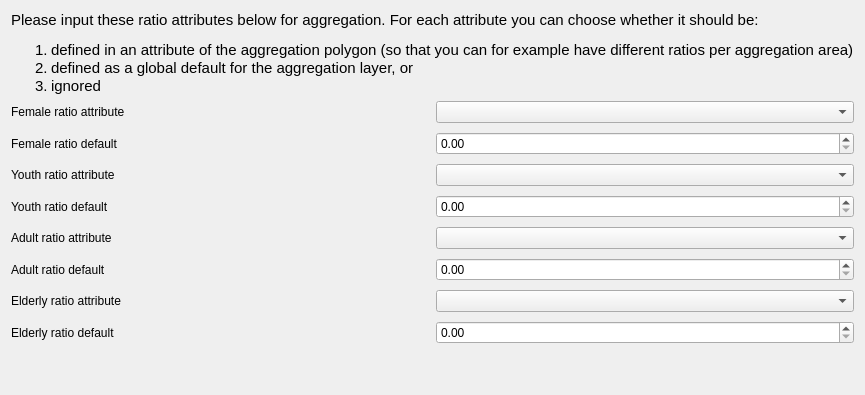
<?xml version="1.0" encoding="UTF-8"?>
<ui version="4.0">
 <class>pgKwAggregations</class>
 <widget class="QWidget" name="pgKwAggregations">
  <property name="geometry">
   <rect>
    <x>0</x>
    <y>0</y>
    <width>400</width>
    <height>300</height>
   </rect>
  </property>
  <property name="enabled">
   <bool>true</bool>
  </property>
  <property name="sizePolicy">
   <sizepolicy hsizetype="MinimumExpanding" vsizetype="MinimumExpanding">
    <horstretch>0</horstretch>
    <verstretch>0</verstretch>
   </sizepolicy>
  </property>
  <layout class="QVBoxLayout" name="verticalLayout_8">
   <item>
    <widget class="QLabel" name="lblAggregation">
     <property name="font">
      <font>
       <family>Ubuntu</family>
       <pointsize>11</pointsize>
       <weight>50</weight>
       <italic>false</italic>
       <bold>false</bold>
      </font>
     </property>
     <property name="styleSheet">
      <string notr="true">font: 11pt &quot;Ubuntu&quot;;</string>
     </property>
     <property name="text">
      <string>&lt;html&gt;&lt;head/&gt;&lt;body&gt;
 &lt;p&gt;Please input these ratio attributes below for aggregation. For each attribute you can choose whether it should be:&lt;/p&gt;
 &lt;ol&gt;&lt;li&gt;defined in an attribute of the aggregation polygon (so that you can for example have different ratios per aggregation area)&lt;/li&gt;&lt;li&gt;defined as a global default for the aggregation layer, or&lt;/li&gt;&lt;li&gt;ignored&lt;/li&gt;&lt;/body&gt;&lt;/html&gt;</string>
     </property>
    </widget>
   </item>
   <item>
    <layout class="QGridLayout" name="gridLayout_7">
     <property name="verticalSpacing">
      <number>9</number>
     </property>
     <item row="2" column="0">
      <widget class="QLabel" name="lblYouthRatioAttribute">
       <property name="styleSheet">
        <string notr="true">font: 11pt &quot;Ubuntu&quot;;</string>
       </property>
       <property name="text">
        <string>Youth ratio attribute</string>
       </property>
      </widget>
     </item>
     <item row="1" column="1">
      <widget class="QDoubleSpinBox" name="dsbFemaleRatioDefault">
       <property name="styleSheet">
        <string notr="true">font: 11pt &quot;Ubuntu&quot;;</string>
       </property>
       <property name="maximum">
        <double>1.000000000000000</double>
       </property>
       <property name="singleStep">
        <double>0.010000000000000</double>
       </property>
      </widget>
     </item>
     <item row="2" column="1">
      <widget class="QComboBox" name="cboYouthRatioAttribute">
       <property name="styleSheet">
        <string notr="true">font: 11pt &quot;Ubuntu&quot;;</string>
       </property>
      </widget>
     </item>
     <item row="4" column="0">
      <widget class="QLabel" name="lblAdultRatioAttribute">
       <property name="styleSheet">
        <string notr="true">font: 11pt &quot;Ubuntu&quot;;</string>
       </property>
       <property name="text">
        <string>Adult ratio attribute</string>
       </property>
      </widget>
     </item>
     <item row="5" column="1">
      <widget class="QDoubleSpinBox" name="dsbAdultRatioDefault">
       <property name="styleSheet">
        <string notr="true">font: 11pt &quot;Ubuntu&quot;;</string>
       </property>
       <property name="maximum">
        <double>1.000000000000000</double>
       </property>
       <property name="singleStep">
        <double>0.010000000000000</double>
       </property>
      </widget>
     </item>
     <item row="6" column="1">
      <widget class="QComboBox" name="cboElderlyRatioAttribute">
       <property name="styleSheet">
        <string notr="true">font: 11pt &quot;Ubuntu&quot;;</string>
       </property>
      </widget>
     </item>
     <item row="0" column="1">
      <widget class="QComboBox" name="cboFemaleRatioAttribute">
       <property name="styleSheet">
        <string notr="true">font: 11pt &quot;Ubuntu&quot;;</string>
       </property>
      </widget>
     </item>
     <item row="1" column="0">
      <widget class="QLabel" name="lblFemaleRatioDefault">
       <property name="styleSheet">
        <string notr="true">font: 11pt &quot;Ubuntu&quot;;</string>
       </property>
       <property name="text">
        <string>Female ratio default</string>
       </property>
      </widget>
     </item>
     <item row="5" column="0">
      <widget class="QLabel" name="lblAdultRatioDefault">
       <property name="styleSheet">
        <string notr="true">font: 11pt &quot;Ubuntu&quot;;</string>
       </property>
       <property name="text">
        <string>Adult ratio default</string>
       </property>
      </widget>
     </item>
     <item row="6" column="0">
      <widget class="QLabel" name="lblElderlyRatioAttribute">
       <property name="styleSheet">
        <string notr="true">font: 11pt &quot;Ubuntu&quot;;</string>
       </property>
       <property name="text">
        <string>Elderly ratio attribute</string>
       </property>
      </widget>
     </item>
     <item row="4" column="1">
      <widget class="QComboBox" name="cboAdultRatioAttribute">
       <property name="styleSheet">
        <string notr="true">font: 11pt &quot;Ubuntu&quot;;</string>
       </property>
      </widget>
     </item>
     <item row="3" column="1">
      <widget class="QDoubleSpinBox" name="dsbYouthRatioDefault">
       <property name="styleSheet">
        <string notr="true">font: 11pt &quot;Ubuntu&quot;;</string>
       </property>
       <property name="maximum">
        <double>1.000000000000000</double>
       </property>
       <property name="singleStep">
        <double>0.010000000000000</double>
       </property>
      </widget>
     </item>
     <item row="0" column="0">
      <widget class="QLabel" name="lblFemaleRatioAttribute">
       <property name="styleSheet">
        <string notr="true">font: 11pt &quot;Ubuntu&quot;;</string>
       </property>
       <property name="text">
        <string>Female ratio attribute</string>
       </property>
      </widget>
     </item>
     <item row="7" column="0">
      <widget class="QLabel" name="lblElderlyRatioDefault">
       <property name="styleSheet">
        <string notr="true">font: 11pt &quot;Ubuntu&quot;;</string>
       </property>
       <property name="text">
        <string>Elderly ratio default</string>
       </property>
      </widget>
     </item>
     <item row="7" column="1">
      <widget class="QDoubleSpinBox" name="dsbElderlyRatioDefault">
       <property name="styleSheet">
        <string notr="true">font: 11pt &quot;Ubuntu&quot;;</string>
       </property>
       <property name="maximum">
        <double>1.000000000000000</double>
       </property>
       <property name="singleStep">
        <double>0.010000000000000</double>
       </property>
      </widget>
     </item>
     <item row="3" column="0">
      <widget class="QLabel" name="lblYouthRatioDefault">
       <property name="styleSheet">
        <string notr="true">font: 11pt &quot;Ubuntu&quot;;</string>
       </property>
       <property name="text">
        <string>Youth ratio default</string>
       </property>
      </widget>
     </item>
    </layout>
   </item>
   <item>
    <spacer name="verticalSpacer_22">
     <property name="orientation">
      <enum>Qt::Vertical</enum>
     </property>
     <property name="sizeType">
      <enum>QSizePolicy::MinimumExpanding</enum>
     </property>
     <property name="sizeHint" stdset="0">
      <size>
       <width>20</width>
       <height>40</height>
      </size>
     </property>
    </spacer>
   </item>
  </layout>
 </widget>
 <resources/>
 <connections/>
</ui>
